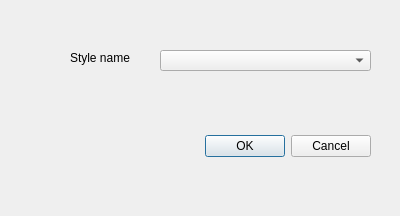
<?xml version="1.0" encoding="UTF-8"?>
<ui version="4.0">
 <class>AutoStyleDialogBase</class>
 <widget class="QDialog" name="AutoStyleDialogBase">
  <property name="geometry">
   <rect>
    <x>0</x>
    <y>0</y>
    <width>400</width>
    <height>216</height>
   </rect>
  </property>
  <property name="windowTitle">
   <string>auto_style</string>
  </property>
  <widget class="QDialogButtonBox" name="button_box">
   <property name="geometry">
    <rect>
     <x>30</x>
     <y>130</y>
     <width>341</width>
     <height>32</height>
    </rect>
   </property>
   <property name="orientation">
    <enum>Qt::Horizontal</enum>
   </property>
   <property name="standardButtons">
    <set>QDialogButtonBox::Cancel|QDialogButtonBox::Ok</set>
   </property>
  </widget>
  <widget class="QComboBox" name="comboBox">
   <property name="geometry">
    <rect>
     <x>160</x>
     <y>50</y>
     <width>211</width>
     <height>21</height>
    </rect>
   </property>
  </widget>
  <widget class="QLabel" name="label">
   <property name="geometry">
    <rect>
     <x>70</x>
     <y>50</y>
     <width>71</width>
     <height>16</height>
    </rect>
   </property>
   <property name="text">
    <string>Style name</string>
   </property>
  </widget>
 </widget>
 <resources/>
 <connections>
  <connection>
   <sender>button_box</sender>
   <signal>accepted()</signal>
   <receiver>AutoStyleDialogBase</receiver>
   <slot>accept()</slot>
   <hints>
    <hint type="sourcelabel">
     <x>20</x>
     <y>20</y>
    </hint>
    <hint type="destinationlabel">
     <x>20</x>
     <y>20</y>
    </hint>
   </hints>
  </connection>
  <connection>
   <sender>button_box</sender>
   <signal>rejected()</signal>
   <receiver>AutoStyleDialogBase</receiver>
   <slot>reject()</slot>
   <hints>
    <hint type="sourcelabel">
     <x>20</x>
     <y>20</y>
    </hint>
    <hint type="destinationlabel">
     <x>20</x>
     <y>20</y>
    </hint>
   </hints>
  </connection>
 </connections>
</ui>
